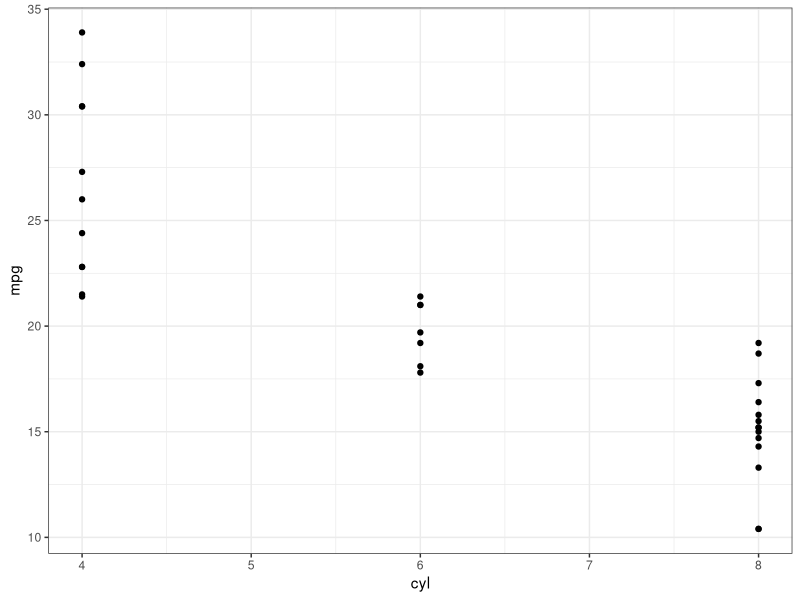

This figure's R source:
## ---- chunk 1
2 + 3
## ---- chunk 2
#| echo: false
#| message: false
#| warning: false


library(tidyverse)

mtcars |> 
  ggplot(aes(x = cyl, y = mpg)) +
  geom_point() +
  theme_bw()

